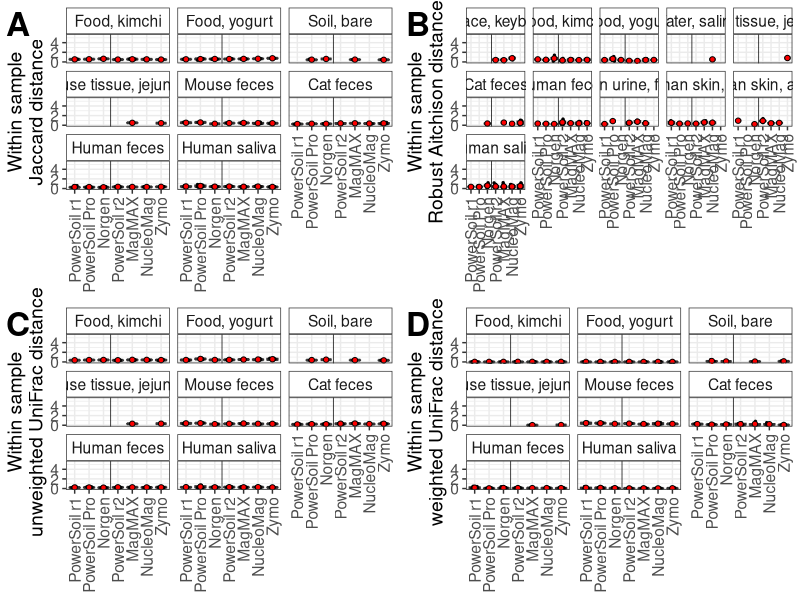

Generate this figure with R: (Note: this script raises an error after producing the figure.)
#########################################################################################
# 2022
# Knight Lab - Validation notebooks
# Beta-diversity - Technical replicate distance analysis
# Justin Shaffer
# justinparkshaffer@gmail.com
#########################################################################################


# Set working directory
#########################################################################################
getwd()
setwd("/path/to/inputs/")


# Install and load libraries needed for analysis
#########################################################################################

install.packages("tidyverse")
install.packages("cowplot")
install.packages("ggpubr")
install.packages("svglite")

library(tidyverse)
library(cowplot)
library(ggpubr)
library(svglite)


# Beta-diversity - Technical replicate analysis
#########################################################################################

# Read in data
tech_rep_jaccard <- read_tsv("data_tech_reps_jaccard.txt")
tech_rep_rpca <- read_tsv("data_tech_reps_rpca.txt")
tech_rep_unifrac <- read_tsv("data_tech_reps_unifrac.txt")
tech_rep_wunifrac <- read_tsv("data_tech_reps_weighted_unifrac.txt")


# Re-order levels of the grouping variable (optional)
## Note: Change the levels to those for your variable
tech_rep_jaccard$sample1_extraction_kit_round <- factor(tech_rep_jaccard$sample1_extraction_kit_round, levels = c("PowerSoil r1", "PowerSoil Pro", "Norgen", "PowerSoil r2", "MagMAX Microbiome","NucleoMag Food", "Zymo MagBead"))
tech_rep_rpca$sample1_extraction_kit_round <- factor(tech_rep_rpca$sample1_extraction_kit_round, levels = c("PowerSoil r1", "PowerSoil Pro", "Norgen", "PowerSoil r2", "MagMAX Microbiome","NucleoMag Food", "Zymo MagBead"))
tech_rep_unifrac$sample1_extraction_kit_round <- factor(tech_rep_unifrac$sample1_extraction_kit_round, levels = c("PowerSoil r1", "PowerSoil Pro", "Norgen", "PowerSoil r2", "MagMAX Microbiome","NucleoMag Food", "Zymo MagBead"))
tech_rep_wunifrac$sample1_extraction_kit_round <- factor(tech_rep_wunifrac$sample1_extraction_kit_round, levels = c("PowerSoil r1", "PowerSoil Pro", "Norgen", "PowerSoil r2", "MagMAX Microbiome","NucleoMag Food", "Zymo MagBead"))


# Re-name levels of the grouping variable (optional)
## Note: Change the levels to those for your variable
levels(tech_rep_jaccard$sample1_extraction_kit_round) = c("PowerSoil r1", "PowerSoil Pro", "Norgen", "PowerSoil r2", "MagMAX","NucleoMag", "Zymo")
levels(tech_rep_rpca$sample1_extraction_kit_round) = c("PowerSoil r1", "PowerSoil Pro", "Norgen", "PowerSoil r2", "MagMAX","NucleoMag", "Zymo")
levels(tech_rep_unifrac$sample1_extraction_kit_round) = c("PowerSoil r1", "PowerSoil Pro", "Norgen", "PowerSoil r2", "MagMAX","NucleoMag", "Zymo")
levels(tech_rep_wunifrac$sample1_extraction_kit_round) = c("PowerSoil r1", "PowerSoil Pro", "Norgen", "PowerSoil r2", "MagMAX","NucleoMag", "Zymo")


# Re-order levels of the sample type variable (optional)
## Note: Change the levels to those for your variable
tech_rep_jaccard$sample_type_2 <- factor(tech_rep_jaccard$sample_type_2, levels = c("keyboard", "floor", "kimchi", "yogurt", "seawater", "freshwater", "bare soil", "mouse jejunum tissue", "mouse feces", "cat feces", "human feces", "human female urine", "human male urine", "human foot", "human armpit", "human saliva", "human milk"))
tech_rep_rpca$sample_type_2 <- factor(tech_rep_rpca$sample_type_2, levels = c("keyboard", "floor", "kimchi", "yogurt", "seawater", "freshwater", "bare soil", "mouse jejunum tissue", "mouse feces", "cat feces", "human feces", "human female urine", "human male urine", "human foot", "human armpit", "human saliva", "human milk"))
tech_rep_unifrac$sample_type_2 <- factor(tech_rep_unifrac$sample_type_2, levels = c("keyboard", "floor", "kimchi", "yogurt", "seawater", "freshwater", "bare soil", "mouse jejunum tissue", "mouse feces", "cat feces", "human feces", "human female urine", "human male urine", "human foot", "human armpit", "human saliva", "human milk"))
tech_rep_wunifrac$sample_type_2 <- factor(tech_rep_wunifrac$sample_type_2, levels = c("keyboard", "floor", "kimchi", "yogurt", "seawater", "freshwater", "bare soil", "mouse jejunum tissue", "mouse feces", "cat feces", "human feces", "human female urine", "human male urine", "human foot", "human armpit", "human saliva", "human milk"))


# Re-name levels for the sample type variable (optional)
## Note: Change the levels to those for your variable
levels(tech_rep_jaccard$sample_type_2) <- c("Surface, keyboard", "Surface, floor tile", "Food, kimchi", "Food, yogurt", "Water, saline", "Water, non-saline", "Soil, bare", "Mouse tissue, jejunum ", "Mouse feces", "Cat feces", "Human feces", "Human urine, female", "Human urine, male", "Human skin, foot", "Human skin, armpit", "Human saliva", "Human milk")
levels(tech_rep_rpca$sample_type_2) <- c("Surface, keyboard", "Surface, floor tile", "Food, kimchi", "Food, yogurt", "Water, saline", "Water, non-saline", "Soil, bare", "Mouse tissue, jejunum ", "Mouse feces", "Cat feces", "Human feces", "Human urine, female", "Human urine, male", "Human skin, foot", "Human skin, armpit", "Human saliva", "Human milk")
levels(tech_rep_unifrac$sample_type_2) <- c("Surface, keyboard", "Surface, floor tile", "Food, kimchi", "Food, yogurt", "Water, saline", "Water, non-saline", "Soil, bare", "Mouse tissue, jejunum ", "Mouse feces", "Cat feces", "Human feces", "Human urine, female", "Human urine, male", "Human skin, foot", "Human skin, armpit", "Human saliva", "Human milk")
levels(tech_rep_wunifrac$sample_type_2) <- c("Surface, keyboard", "Surface, floor tile", "Food, kimchi", "Food, yogurt", "Water, saline", "Water, non-saline", "Soil, bare", "Mouse tissue, jejunum ", "Mouse feces", "Cat feces", "Human feces", "Human urine, female", "Human urine, male", "Human skin, foot", "Human skin, armpit", "Human saliva", "Human milk")


# Create a plot for each distance metric
boxplot_jaccard <- ggplot(tech_rep_jaccard, aes(x = sample1_extraction_kit_round, y = value)) +
  facet_wrap(~sample_type_2) +
  geom_boxplot(outlier.alpha = 0, aes(fill = sample1_extraction_kit_round)) +
  geom_jitter(width = 0.2, size = 0.5) +
  stat_summary(fun = mean, geom = "point", color = "black", fill = "red", shape = 21) +
  ylab("Within sample\nJaccard distance") +
  geom_vline(xintercept = 3.5,
             color = "black",
             size = 0.25) +
  ylim(c(-0.01,5.5)) +
  scale_fill_manual(values = c("blue", "steelblue1", "chocolate4", "blue", "green4", "white", "yellow")) +
  theme_bw() +
  theme(axis.title.x = element_blank(),
        legend.position = "none", 
        legend.title = element_blank(),
        axis.text.x = element_text(angle = 90, hjust = 1, vjust = 0.5),
        text = element_text(size = 14),
        strip.background =element_rect(fill="white"))

boxplot_rpca <- ggplot(tech_rep_rpca, aes(x = sample1_extraction_kit_round, y = value)) +
  facet_wrap(~sample_type_2,
             ncol = 5) +
  geom_boxplot(outlier.alpha = 0, aes(fill = sample1_extraction_kit_round)) +
  geom_jitter(width = 0.2, size = 0.5) +
  stat_summary(fun = mean, geom = "point", color = "black", fill = "red", shape = 21) +
  ylab("Within sample\nRobust Aitchison distance") +
  geom_vline(xintercept = 3.5,
             color = "black",
             size = 0.25) +
  ylim(c(-0.01,5.5)) +
  scale_fill_manual(values = c("blue", "steelblue1", "chocolate4", "blue", "green4", "white", "yellow")) +
  theme_bw() +
  theme(axis.title.x = element_blank(),
        legend.position = "none", 
        legend.title = element_blank(),
        axis.text.x = element_text(angle = 90, hjust = 1, vjust = 0.5),
        text = element_text(size = 14),
        strip.background =element_rect(fill="white"))

boxplot_unifrac <- ggplot(tech_rep_unifrac, aes(x = sample1_extraction_kit_round, y = value)) +
  facet_wrap(~sample_type_2) +
  geom_boxplot(outlier.alpha = 0, aes(fill = sample1_extraction_kit_round)) +
  geom_jitter(width = 0.2, size = 0.5) +
  stat_summary(fun = mean, geom = "point", color = "black", fill = "red", shape = 21) +
  ylab("Within sample\nunweighted UniFrac distance") +
  geom_vline(xintercept = 3.5,
             color = "black",
             size = 0.25) +
  ylim(c(-0.01,5.5)) +
  scale_fill_manual(values = c("blue", "steelblue1", "chocolate4", "blue", "green4", "white", "yellow")) +
  theme_bw() +
  theme(axis.title.x = element_blank(),
        legend.position = "none", 
        legend.title = element_blank(),
        axis.text.x = element_text(angle = 90, hjust = 1, vjust = 0.5),
        text = element_text(size = 14),
        strip.background =element_rect(fill="white"))

boxplot_wunifrac <- ggplot(tech_rep_wunifrac, aes(x = sample1_extraction_kit_round, y = value)) +
  facet_wrap(~sample_type_2) +
  geom_boxplot(outlier.alpha = 0, aes(fill = sample1_extraction_kit_round)) +
  geom_jitter(width = 0.2, size = 0.5) +
  stat_summary(fun = mean, geom = "point", color = "black", fill = "red", shape = 21) +
  ylab("Within sample\nweighted UniFrac distance") +
  geom_vline(xintercept = 3.5,
             color = "black",
             size = 0.25) +
  ylim(c(-0.01,5.5)) +
  scale_fill_manual(values = c("blue", "steelblue1", "chocolate4", "blue", "green4", "white", "yellow")) +
  theme_bw() +
  theme(axis.title.x = element_blank(),
        legend.position = "none", 
        legend.title = element_blank(),
        axis.text.x = element_text(angle = 90, hjust = 1, vjust = 0.5),
        text = element_text(size = 14),
        strip.background =element_rect(fill="white"))


# Create multi-paneled plot showing all distance metrics
#########################################################################################

# Create plot
figure_tech_rep <- plot_grid(boxplot_jaccard,
                                 boxplot_rpca,
                                 boxplot_unifrac,
                                 boxplot_wunifrac,
                                 labels = c("A", "B", "C", "D"),
                                 label_size = 24,
                                 label_fontfamily = 'sans',
                                 ncol = 2,
                                 hjust = -0.25)


# View plot
figure_tech_rep


# Save plot as TIFF
save_plot('figure_tech_rep_20x15.tiff',
          figure_tech_rep,
          base_width = 20,
          base_height = 15)


# Save plot as SVG
save_plot('figure_tech_rep_20x15.svg',
          figure_tech_rep_16S,
          base_width = 20,
          base_height = 15)
